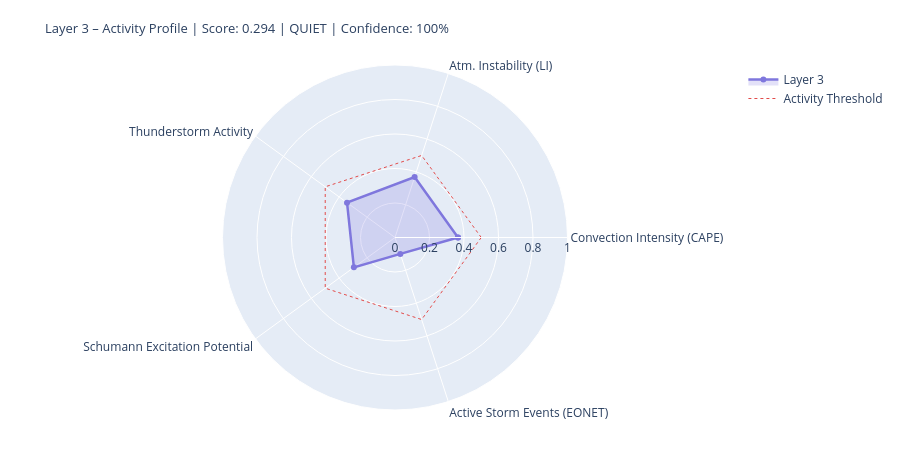

The notebook cell this image was saved under:
### Markdown cell above
---
## 4. State Assessment & Handoff to Layer 4/5

### Code cell
# ============================================================
# LAYER-3-SCORE
# Five dynamic components
# ============================================================

def norm(v, lo, hi):
    if v is None or (isinstance(v, float) and math.isnan(v)): return None
    return round(max(0.0, min(1.0, (v - lo) / (hi - lo))), 4)

# --- 1) Convection intensity (global CAPE mean) ---
cape_mean = df_atm['cape'].dropna().mean() if not df_atm.empty else None
conv_score = norm(cape_mean, 0, 3000)
conv_src   = 'primary' if cape_mean is not None else 'missing'

# --- 2) Atmospheric instability (LI mean) ---
li_mean   = df_atm['li'].dropna().mean() if not df_atm.empty else None
# Negative LI = unstable → higher score
instab_score = norm(-li_mean if li_mean is not None else None, -6, 6)
instab_src   = 'primary' if li_mean is not None else 'missing'

# --- 3) Thunderstorm activity (mean thunder score + WMO count) ---
thunder_mean = df_atm['thunder_score'].mean() if not df_atm.empty else None
n_thunder    = int(df_atm['thunderstorm'].sum()) if not df_atm.empty else 0
thunder_score_val = norm(
    (thunder_mean or 0) * 0.7 + n_thunder * 0.1, 0, 1.0
) if thunder_mean is not None else None
thunder_src = 'primary'

# --- 4) Schumann excitation potential (weighted Schumann contribution) ---
schumann_pot = df_atm['schumann_contribution'].mean() if not df_atm.empty else None
# Boosted by Layer-2 thunderstorm trigger
if schumann_pot is not None and l2_thunder:
    schumann_pot = min(1.0, schumann_pot * 1.2)
schumann_score = norm(schumann_pot, 0, 1.0) if schumann_pot is not None else None
schumann_src   = 'derived'

# --- 5) Storm activity (NASA EONET) ---
# Distinction: None = data not loaded, 0.0 = loaded but no events
storm_score = None
storm_src   = 'missing'
if raw.get('storms') is not None:          # API reached successfully
    storm_score = norm(len(storm_events), 0, 30) if storm_events else 0.0
    storm_src   = 'primary'

# X-Ray and Kp: context only, not in dynamic score
# (X-Ray = Layer-0/4 driver; Kp = geomagnetic index, not a lightning proxy)
xray_context = None
if raw.get('xray'):
    df_xc = pd.DataFrame(raw['xray'])
    fc = next((c for c in df_xc.columns
               if any(k in c.lower() for k in ['flux','long']) and 'time' not in c.lower()),
              df_xc.columns[1])
    df_xc[fc] = pd.to_numeric(df_xc[fc], errors='coerce')
    xray_last = df_xc[fc].dropna().iloc[-1] if not df_xc[fc].dropna().empty else None
    if xray_last:
        xray_class = ('X' if xray_last>=1e-4 else 'M' if xray_last>=1e-5
                      else 'C' if xray_last>=1e-6 else 'B')
        xray_context = {'flux': float(xray_last), 'class': xray_class}
        print(f'X-Ray context: {xray_class}-class ({xray_last:.2e} W/m²)')

# --- Aggregate ---
COMPONENTS = {
    'Convection Intensity (CAPE)':  {'score': conv_score,       'source': conv_src,    'dynamic': True},
    'Atm. Instability (LI)':         {'score': instab_score,     'source': instab_src,  'dynamic': True},
    'Thunderstorm Activity':              {'score': thunder_score_val, 'source': thunder_src, 'dynamic': True},
    'Schumann Excitation Potential':   {'score': schumann_score,   'source': schumann_src,'dynamic': True},
    'Active Storm Events (EONET)': {'score': storm_score,      'source': storm_src,   'dynamic': True},
}

available   = {k: v['score'] for k, v in COMPONENTS.items() if v['score'] is not None}
unavailable = [k for k, v in COMPONENTS.items() if v['score'] is None]
layer3_score = round(sum(available.values()) / len(available), 4) if available else None
confidence   = round(len(available) / len(COMPONENTS), 2)
level = ('unknown' if layer3_score is None
         else 'quiet'   if layer3_score < 0.3
         else 'moderate' if layer3_score < 0.6
         else 'active')
dominant_l3 = max(available, key=available.get) if available else 'none'

# --- Ausgabe ---
W = 68
print('=' * W)
print('LAYER 3 – ATMOSPHERE / WEATHER / THUNDERSTORMS – STATE ASSESSMENT')
print('=' * W)
for name, comp in COMPONENTS.items():
    s = comp['score']
    if s is not None:
        bar = '█' * int(s * 20) + '░' * (20 - int(s * 20))
        print(f'  {name:<36} {bar}  {s:.3f}  [{comp["source"]}]')
    else:
        print(f'  {name:<36} {"─" * 20}  n/a   [missing]')
print('-' * W)
print(f'  Score:        {layer3_score:.3f}  ({len(available)}/{len(COMPONENTS)} components)')
print(f'  Confidence:   {confidence:.0%}')
print(f'  Level:        {level.upper()}')
print(f'  Dominant:     {dominant_l3}')
print(f'  CAPE mean:    {cape_mean:.0f} J/kg' if cape_mean else '  CAPE mean:    n/a')
print(f'  LI mean:      {li_mean:.1f} K' if li_mean is not None else '  LI mean:      n/a')
print(f'  Thunderstorms:{n_thunder} points (WMO)  +  {len(storm_events)} NASA EONET')
print('=' * W)

# Radar
cats   = list(available.keys())
vals_r = list(available.values())
if len(cats) >= 3:
    fig = go.Figure()
    fig.add_trace(go.Scatterpolar(
        r=vals_r + [vals_r[0]], theta=cats + [cats[0]],
        fill='toself', fillcolor='rgba(127,119,221,0.22)',
        line=dict(color='#7F77DD', width=2.5), name='Layer 3'
    ))
    fig.add_trace(go.Scatterpolar(
        r=[0.5] * (len(cats)+1), theta=cats + [cats[0]],
        line=dict(color='#E24B4A', dash='dot', width=1),
        mode='lines', name='Activity Threshold'
    ))
    fig.update_layout(
        title=dict(
            text=f'Layer 3 – Activity Profile | Score: {layer3_score:.3f} | {level.upper()} | Confidence: {confidence:.0%}',
            font=dict(size=13)
        ),
        polar=dict(radialaxis=dict(visible=True, range=[0, 1])),
        height=450, showlegend=True,
        margin=dict(l=60, r=60, t=65, b=40)
    )
    fig.show()

### Figure 1 — Plotly figure (JSON) as saved in the notebook; plotly's stock layout.template omitted (floating-point values rounded to 4 significant figures)
{"data": [{"fill": "toself", "fillcolor": "rgba(127,119,221,0.22)", "line": {"color": "#7F77DD", "width": 2.5}, "name": "Layer 3", "r": [0.3653, 0.3683, 0.3437, 0.2946, 0.1, 0.3653], "theta": ["Convection Intensity (CAPE)", "Atm. Instability (LI)", "Thunderstorm Activity", "Schumann Excitation Potential", "Active Storm Events (EONET)", "Convection Intensity (CAPE)"], "type": "scatterpolar"}, {"line": {"color": "#E24B4A", "dash": "dot", "width": 1}, "mode": "lines", "name": "Activity Threshold", "r": [0.5, 0.5, 0.5, 0.5, 0.5, 0.5], "theta": ["Convection Intensity (CAPE)", "Atm. Instability (LI)", "Thunderstorm Activity", "Schumann Excitation Potential", "Active Storm Events (EONET)", "Convection Intensity (CAPE)"], "type": "scatterpolar"}], "layout": {"height": 450, "margin": {"b": 40, "l": 60, "r": 60, "t": 65}, "polar": {"radialaxis": {"range": [0, 1], "visible": true}}, "showlegend": true, "title": {"font": {"size": 13}, "text": "Layer 3 – Activity Profile | Score: 0.294 | QUIET | Confidence: 100%"}}}
